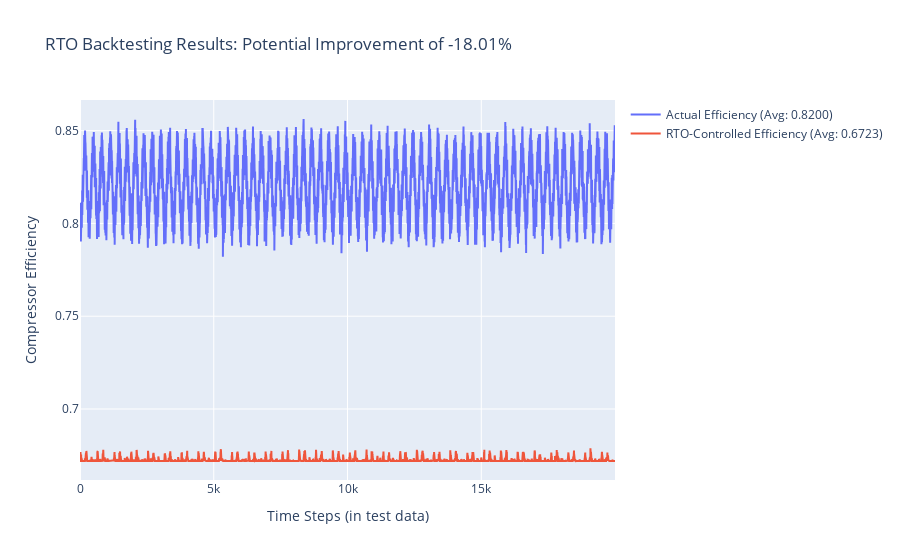

Notebook cell for this chart:
### Code cell
import pandas as pd
import numpy as np
import pickle
import os
import onnxruntime as ort
import plotly.graph_objects as go
from sklearn.model_selection import train_test_split

# Add project root to path to allow absolute imports
import sys

project_root = os.path.abspath(os.path.join(os.path.dirname("__file__"), ".."))
if project_root not in sys.path:
    sys.path.insert(0, project_root)
    from backend.ml.rto_env import CompressorEnv

# --- 1. Load Artifacts and Data ---
print("Loading data and artifacts...")
DATASET_PATH = "../datasets/MASTER_DATASET.csv"
MODEL_PATH = "../artifacts/best_ppo_actor.onnx"
SCALER_PATH = "../artifacts/rto_scaler.pkl"

df = pd.read_csv(DATASET_PATH)
session = ort.InferenceSession(MODEL_PATH)
input_name = session.get_inputs()[0].name
with open(SCALER_PATH, "rb") as f:
    scaler = pickle.load(f)
print("✅ Artifacts loaded.")


# --- 2. Prepare Test Environment ---
print("Preparing test environment...")
# Get the same state features used during training
temp_env = CompressorEnv(df.head(1))
state_features = temp_env.state_features
del temp_env

# Use the same train/test split as in training to get the test set
df_train, df_test = train_test_split(df, test_size=0.2, shuffle=False)

# Create the evaluation environment, using the scaler and dynamics from the training set
train_env_for_dynamics = CompressorEnv(df_train, scaler=scaler)
eval_env = CompressorEnv(
    df_test, scaler=scaler, dynamics_models=train_env_for_dynamics.dynamics_models
)
print("✅ Test environment ready.")


# --- 3. Run Backtesting Simulation ---
print("Running backtesting simulation...")
actual_efficiencies = []
rto_controlled_efficiencies = []
actions_taken = []

state, _ = eval_env.reset()
done = False
while not done:
    # Get the actual efficiency from the historical data
    actual_efficiencies.append(eval_env.df.loc[eval_env.current_step, "Efficiency"])

    # Get the model's suggested action
    state_tensor = state.reshape(1, -1).astype(np.float32)
    action = session.run(None, {input_name: state_tensor})[0][0][0]
    actions_taken.append(action)

    # Simulate what would have happened if we took this action
    next_state, reward, done, _, info = eval_env.step(np.array([action]))
    rto_controlled_efficiencies.append(info["efficiency"])

    state = next_state
print("✅ Backtesting complete.")


# --- 4. Visualize and Compare Results ---
print("Generating comparison plot...")
avg_actual = np.mean(actual_efficiencies)
avg_rto = np.mean(rto_controlled_efficiencies)
improvement = ((avg_rto - avg_actual) / avg_actual) * 100

fig = go.Figure()
fig.add_trace(
    go.Scatter(
        y=actual_efficiencies,
        mode="lines",
        name=f"Actual Efficiency (Avg: {avg_actual:.4f})",
    )
)
fig.add_trace(
    go.Scatter(
        y=rto_controlled_efficiencies,
        mode="lines",
        name=f"RTO-Controlled Efficiency (Avg: {avg_rto:.4f})",
    )
)

fig.update_layout(
    title=f"RTO Backtesting Results: Potential Improvement of {improvement:.2f}%",
    xaxis_title="Time Steps (in test data)",
    yaxis_title="Compressor Efficiency",
)
fig.show()

### Figure 1 — Plotly figure (JSON) as saved in the notebook; plotly's stock layout.template omitted (floating-point values rounded to 4 significant figures; data arrays with more than 128 entries replaced by an {"elided": "..."} marker saying what was removed)
{"data": [{"mode": "lines", "name": "Actual Efficiency (Avg: 0.8200)", "type": "scatter", "y": {"elided": "19999 float values"}}, {"mode": "lines", "name": "RTO-Controlled Efficiency (Avg: 0.6723)", "type": "scatter", "y": {"elided": "19999 float values"}}], "layout": {"title": {"text": "RTO Backtesting Results: Potential Improvement of -18.01%"}, "xaxis": {"title": {"text": "Time Steps (in test data)"}}, "yaxis": {"title": {"text": "Compressor Efficiency"}}}}
